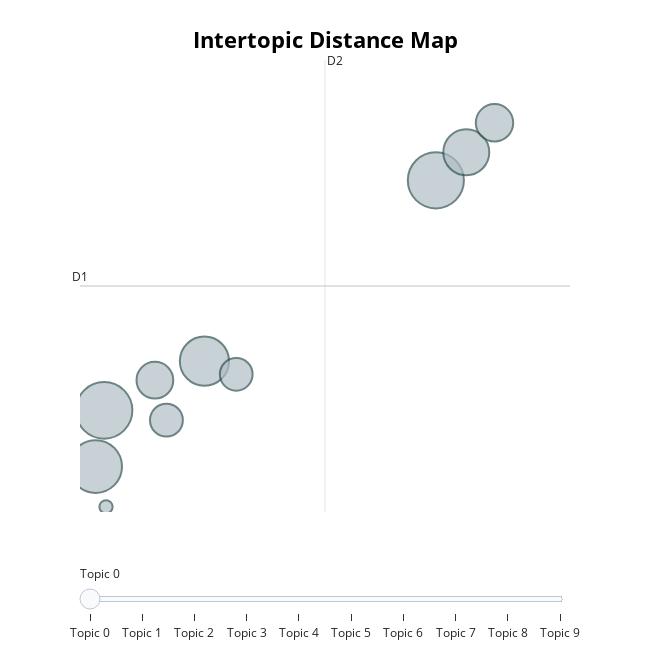

The notebook cell this image was saved under:
### Code cell
%matplotlib inline
topic_model.visualize_topics()

### Figure 1 — Plotly figure (JSON) as saved in the notebook; plotly's stock layout.template omitted (floating-point values rounded to 4 significant figures)
{"data": [{"customdata": [[0, "empresa | pessoas | liderança | gestão", 1024], [1, "empresa | funcionários | gestão | falta", 1008], [2, "empresa | ceo | funcionários | dono", 889], [3, "assédio | moral | tóxica | ambiente", 774], [4, "salário | empresa | pagam | pj", 676], [5, "horas | dia | hora | trabalhar", 448], [6, "saúde | funcionários | trabalho | burnout", 432], [7, "empresa | demissão | trabalhei | sofri", 345], [8, "mulheres | empresa | assédio | diversidade", 342], [9, "comando | escolta | azeda | nao", 56]], "hovertemplate": "<b>Topic %{customdata[0]}</b><br>%{customdata[1]}<br>Size: %{customdata[2]}", "legendgroup": "", "marker": {"color": "#B0BEC5", "line": {"color": "DarkSlateGrey", "width": 2}, "size": [1024, 1008, 889, 774, 676, 448, 432, 345, 342, 56], "sizemode": "area", "sizeref": 0.64, "symbol": "circle"}, "mode": "markers", "name": "", "orientation": "v", "showlegend": false, "type": "scatter", "x": [1.858, 7.319, 1.719, 3.51, 7.82, 8.284, 2.694, 2.884, 4.033, 1.89], "xaxis": "x", "y": [1.707, 4.699, 0.977, 2.347, 5.063, 5.446, 2.1, 1.58, 2.176, 0.4538], "yaxis": "y"}], "layout": {"annotations": [{"showarrow": false, "text": "D1", "x": 1.461, "y": 3.324, "yshift": 10}, {"showarrow": false, "text": "D2", "x": 5.494, "xshift": 10, "y": 6.263}], "height": 650, "hoverlabel": {"bgcolor": "white", "font": {"family": "Rockwell", "size": 16}}, "legend": {"itemsizing": "constant", "tracegroupgap": 0}, "margin": {"t": 60}, "shapes": [{"line": {"color": "#CFD8DC", "width": 2}, "type": "line", "x0": 5.494, "x1": 5.494, "y0": 0.3857, "y1": 6.263}, {"line": {"color": "#9E9E9E", "width": 2}, "type": "line", "x0": 1.461, "x1": 9.527, "y0": 3.324, "y1": 3.324}], "sliders": [{"active": 0, "pad": {"t": 50}, "steps": [{"args": [{"marker.color": [["red", "#B0BEC5", "#B0BEC5", "#B0BEC5", "#B0BEC5", "#B0BEC5", "#B0BEC5", "#B0BEC5", "#B0BEC5", "#B0BEC5"]]}], "label": "Topic 0", "method": "update"}, {"args": [{"marker.color": [["#B0BEC5", "red", "#B0BEC5", "#B0BEC5", "#B0BEC5", "#B0BEC5", "#B0BEC5", "#B0BEC5", "#B0BEC5", "#B0BEC5"]]}], "label": "Topic 1", "method": "update"}, {"args": [{"marker.color": [["#B0BEC5", "#B0BEC5", "red", "#B0BEC5", "#B0BEC5", "#B0BEC5", "#B0BEC5", "#B0BEC5", "#B0BEC5", "#B0BEC5"]]}], "label": "Topic 2", "method": "update"}, {"args": [{"marker.color": [["#B0BEC5", "#B0BEC5", "#B0BEC5", "red", "#B0BEC5", "#B0BEC5", "#B0BEC5", "#B0BEC5", "#B0BEC5", "#B0BEC5"]]}], "label": "Topic 3", "method": "update"}, {"args": [{"marker.color": [["#B0BEC5", "#B0BEC5", "#B0BEC5", "#B0BEC5", "red", "#B0BEC5", "#B0BEC5", "#B0BEC5", "#B0BEC5", "#B0BEC5"]]}], "label": "Topic 4", "method": "update"}, {"args": [{"marker.color": [["#B0BEC5", "#B0BEC5", "#B0BEC5", "#B0BEC5", "#B0BEC5", "red", "#B0BEC5", "#B0BEC5", "#B0BEC5", "#B0BEC5"]]}], "label": "Topic 5", "method": "update"}, {"args": [{"marker.color": [["#B0BEC5", "#B0BEC5", "#B0BEC5", "#B0BEC5", "#B0BEC5", "#B0BEC5", "red", "#B0BEC5", "#B0BEC5", "#B0BEC5"]]}], "label": "Topic 6", "method": "update"}, {"args": [{"marker.color": [["#B0BEC5", "#B0BEC5", "#B0BEC5", "#B0BEC5", "#B0BEC5", "#B0BEC5", "#B0BEC5", "red", "#B0BEC5", "#B0BEC5"]]}], "label": "Topic 7", "method": "update"}, {"args": [{"marker.color": [["#B0BEC5", "#B0BEC5", "#B0BEC5", "#B0BEC5", "#B0BEC5", "#B0BEC5", "#B0BEC5", "#B0BEC5", "red", "#B0BEC5"]]}], "label": "Topic 8", "method": "update"}, {"args": [{"marker.color": [["#B0BEC5", "#B0BEC5", "#B0BEC5", "#B0BEC5", "#B0BEC5", "#B0BEC5", "#B0BEC5", "#B0BEC5", "#B0BEC5", "red"]]}], "label": "Topic 9", "method": "update"}]}], "title": {"font": {"color": "Black", "size": 22}, "text": "<b>Intertopic Distance Map</b>", "x": 0.5, "xanchor": "center", "y": 0.95, "yanchor": "top"}, "width": 650, "xaxis": {"anchor": "y", "domain": [0, 1], "range": [1.461, 9.527], "title": {"text": ""}, "visible": false}, "yaxis": {"anchor": "x", "domain": [0, 1], "range": [0.3857, 6.263], "title": {"text": ""}, "visible": false}}}
